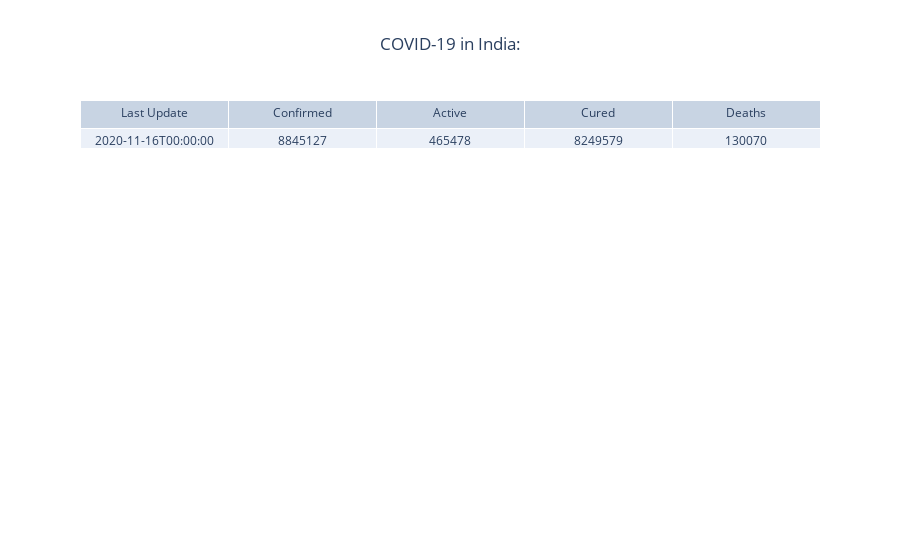

Notebook source saved alongside this figure:
### Code cell
# Create table
labels = ["Last Update","Confirmed","Active","Cured","Deaths"]
fig = go.Figure(data=[go.Table(header=dict(values=labels),
                 cells=dict(values=table_data.loc[0,["Date","Confirmed","Active","Cured","Deaths"]]))
                     ])

fig.update_layout(
    title_text='COVID-19 in India: ',
    title_x = 0.5
)

fig.show()

### Figure 1 — Plotly figure (JSON) as saved in the notebook; plotly's stock layout.template omitted (floating-point values rounded to 4 significant figures)
{"data": [{"cells": {"values": ["2020-11-16T00:00:00", 8845127, 465478, 8249579, 130070]}, "header": {"values": ["Last Update", "Confirmed", "Active", "Cured", "Deaths"]}, "type": "table"}], "layout": {"title": {"text": "COVID-19 in India: ", "x": 0.5}}}
